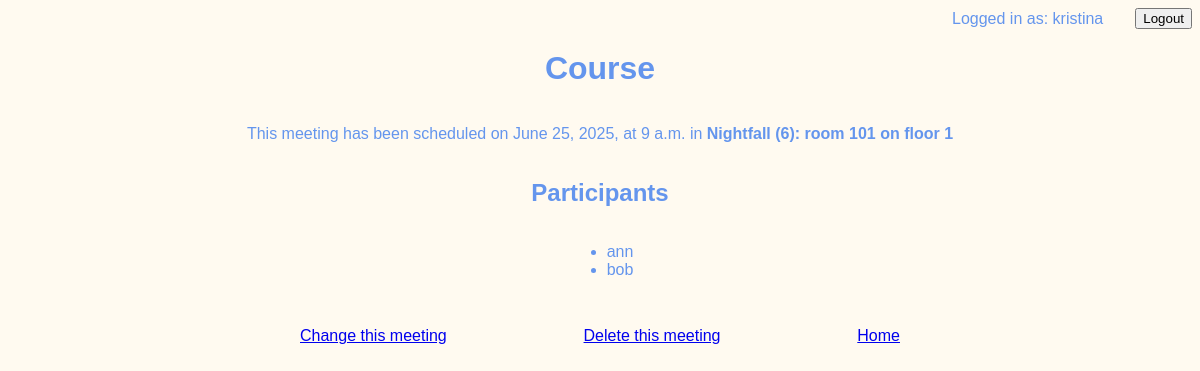
Screenshot of /meetings/1 (signed in) with the database file from the repository.
### meetings/models.py (models this page shows, shortened)
class Meeting(models.Model):
    title = models.CharField(max_length=200)
    date = models.DateField()
    start_time = models.TimeField(default=time(9))
    duration = models.IntegerField(default=1)
    room = models.ForeignKey(Room, on_delete=models.CASCADE)
    participants = models.ManyToManyField(get_user_model())

class Room(models.Model):
    name = models.CharField(max_length=50)
    floor = models.IntegerField()
    room_number = models.IntegerField()
    def __str__(self):
        return (
            f"{self.name}: room {self.room_number} on floor {self.floor}"
        )

### meetings/views.py (the view)
# urls.py: path('<int:id>', views.detail, name='detail'),
@login_required
def detail(request, id):
    meeting = get_object_or_404(Meeting, pk=id)
    return render(request, 'meetings/detail.html', {"meeting": meeting})

### templates/meetings/detail.html (shortened to what this page needs)
{% extends 'base.html' %}
{% load static %}
{% block content %}
<h1>{{meeting.title}}</h1>
<p>
  This meeting has been scheduled on {{meeting.date}}, at
  {{meeting.start_time}} in
  <strong>{{meeting.room}}</strong>
</p>
<h2>Participants</h2>
<ul>
  {% for participant in meeting.participants.all %}
  <li>{{participant.username}}</li>
  {% endfor%}
</ul>
<div
  style="
    display: flex;
    width: 50vw;
    justify-content: space-between;
    padding: 2rem;
  "
>
  <a href="{% url 'edit' meeting.id %}"
    >Change this meeting</a
  >
  <a href="{% url 'delete' meeting.id %}"
    >Delete this meeting</a
  >
  <a href="{% url 'welcome' %}">Home</a>
</div>
{%endblock%}

### templates/base.html (shortened to what this page needs)
{% load static %}
<!DOCTYPE html>
<html lang="en">
  <head>
    <link
      rel="stylesheet"
      href="{% static 'website/style.css' %}"
    />
  </head>
  <body>
    {% if user.is_authenticated %}
    <div  style='display:flex; align-self:flex-end; gap: 2rem; align-items:center;'>
      Logged in as: {{ user.get_username }}
      <form method="post" action={% url 'logout' %}>
        <button type="submit">Logout</button>
    </div>
      {% else %}
      <a href={% url 'login' %}>Login</a>
    {% endif %}
    {% block content %} {% endblock %}
  </body>
</html>

### website/static/website/style.css (style rules this page uses)
body { font-family: sans-serif; color: cornflowerblue; background-color: floralwhite; display: flex; flex-direction: column; align-items: center; justify-content: center; }

### rows the page displays
Meeting: title "Course", date "June 25, 2025", start_time "9 a.m.", room "Nightfall (6): room 101 on floor 1"

### other values shown
{{ user.get_username }} "kristina"
{{ participant.username }} "ann"
{{ participant.username }} "bob"
